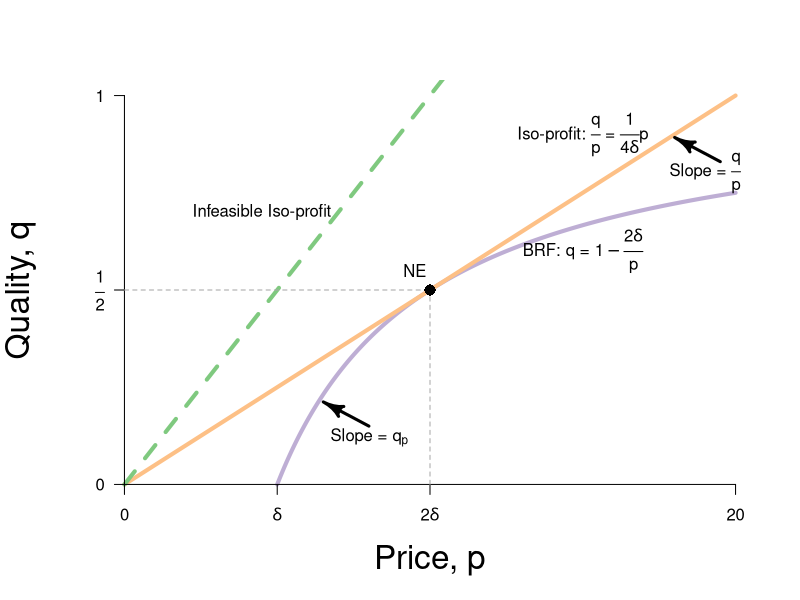

Generate this figure with R:
require(ggplot2)
require(shape)
pdf(file = "ch11_fig1.pdf", width = 9, height = 7)
brfFn <- function(p, delta = 5) {
  1 - (delta) /p
}

solowCondition <- function(p, delta = 5){
  (p*(1/(4*delta)))
}

solowInfeas <- function(p, delta = 5){
  (p*(1/(2*delta)))
}

#COL <- c("#1B9E77", "#D95F02", "#7570B3", "#E7298A", "#66A61E", "#E6AB02", "#A6761D", "#666666")
COL <- c("#7fc97f", "#beaed4", "#fdc086", "#ffff99")
par(mar =  c(5, 5, 4, 2))
xlims <- c(0, 20)
ylims <- c(0, 1)


plot(0, 0, xlim = xlims, ylim = ylims, type = "n",
     xlab = expression(paste("Price, ", p)),
     ylab = expression(paste("Quality, ", q)),
     xaxt = "n", yaxt = "n", cex.lab = 2, bty = "n")

npts <- 500 
npts2 <- 501
#Specify the sequences of points for graphing. 
xx1 <- seq(5, xlims[2], length.out = npts)
xx2 <- seq(xlims[1], xlims[2], length.out = npts)
xx3 <- seq(xlims[1], xlims[2], length.out = npts2)
xx4 <- seq(xlims[1], 25, length.out = npts2)

#Draw the lines for the graphs
lines(xx1, brfFn(xx1), col = COL[2], lwd = 4)
lines(xx2, solowCondition(xx2, delta = 5), col = COL[3], lwd = 4)
lines(xx2, solowInfeas(xx2, delta = 5), col = COL[1], lwd = 4, lty = 2)

#Customize ticks and labels for the plot
ticksy <- c(0, 0.5, 1)
ylabels <- c(0, expression(paste(frac(1,2))), 1)
ticksx <- c(0, 5, 10, 20)
xlabels <- c(0, expression(paste(delta)), expression(paste(2*delta)), 20)
axis(1, at = ticksx, pos = 0, labels = xlabels)
axis(2, at = ticksy, pos = 0, labels = ylabels, las = 1)

#Annotation of the three graphs and the NE
text(15, 0.9, expression(paste("Iso-profit: ", frac(q, p) ," = ", frac(1, 4*delta)*p)))
text(4.5, 0.7, expression(paste("Infeasible Iso-profit")))
text(15, 0.6, expression(paste("BRF: q = ", 1 - frac(2*delta, p))))
#text(28, 0.1, expression(paste("Iso-v curve: v = ", v,"*")))
text(9.5, 0.55, expression(paste("NE")))

#Lines for the coordinates of the Nash equilbrium
segments(10, 0, 10, 0.5, lty = 2, col = "darkgray")
segments(0, 0.5, 10, 0.5, lty = 2, col = "darkgray")

#Add a point for the NE
points(10, 0.5, pch = 16, col = "black", cex = 1.5)

#Arrow to Slope of BRF
Arrows(8, 0.15, 6.8, 0.2, col = "black", lty = 1, lwd = 3)
text(8, 0.12, expression(paste("Slope = ", q[p])))

#Arrow to Slope of isoprofit
Arrows(19.5, 0.83, 18.3, 0.88, col = "black", lty = 1, lwd = 3)
text(19, 0.80, expression(paste("Slope = ", frac(q, p))))

dev.off()

